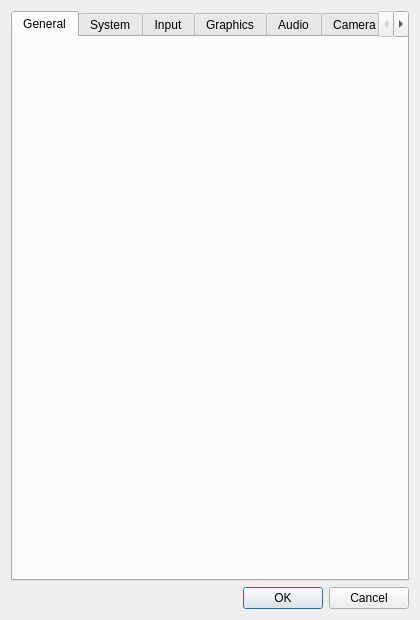
<?xml version="1.0" encoding="UTF-8"?>
<ui version="4.0">
 <class>ConfigureDialog</class>
 <widget class="QDialog" name="ConfigureDialog">
  <property name="geometry">
   <rect>
    <x>0</x>
    <y>0</y>
    <width>420</width>
    <height>620</height>
   </rect>
  </property>
  <property name="windowTitle">
   <string>Citra Configuration</string>
  </property>
  <layout class="QVBoxLayout" name="verticalLayout">
   <item>
    <widget class="QTabWidget" name="tabWidget">
     <property name="currentIndex">
      <number>0</number>
     </property>
     <widget class="ConfigureGeneral" name="generalTab">
      <attribute name="title">
       <string>General</string>
      </attribute>
     </widget>
     <widget class="ConfigureSystem" name="systemTab">
      <attribute name="title">
       <string>System</string>
      </attribute>
     </widget>
     <widget class="ConfigureInput" name="inputTab">
      <attribute name="title">
       <string>Input</string>
      </attribute>
     </widget>
     <widget class="ConfigureGraphics" name="graphicsTab">
      <attribute name="title">
       <string>Graphics</string>
      </attribute>
     </widget>
     <widget class="ConfigureAudio" name="audioTab">
      <attribute name="title">
       <string>Audio</string>
      </attribute>
     </widget>
     <widget class="ConfigureCamera" name="cameraTab">
      <attribute name="title">
       <string>Camera</string>
      </attribute>
     </widget>
     <widget class="ConfigureWeb" name="webTab">
      <attribute name="title">
       <string>Web</string>
      </attribute>
     </widget>
     <widget class="ConfigureHacks" name="hacksTab">
      <attribute name="title">
       <string>Hacks</string>
      </attribute>
     </widget>
    </widget>
   </item>
   <item>
    <widget class="QDialogButtonBox" name="buttonBox">
     <property name="standardButtons">
      <set>QDialogButtonBox::Cancel|QDialogButtonBox::Ok</set>
     </property>
    </widget>
   </item>
  </layout>
 </widget>
 <customwidgets>
  <customwidget>
   <class>ConfigureGeneral</class>
   <extends>QWidget</extends>
   <header>configuration/configure_general.h</header>
   <container>1</container>
  </customwidget>
  <customwidget>
   <class>ConfigureSystem</class>
   <extends>QWidget</extends>
   <header>configuration/configure_system.h</header>
   <container>1</container>
  </customwidget>
  <customwidget>
   <class>ConfigureAudio</class>
   <extends>QWidget</extends>
   <header>configuration/configure_audio.h</header>
   <container>1</container>
  </customwidget>
  <customwidget>
   <class>ConfigureCamera</class>
   <extends>QWidget</extends>
   <header>configuration/configure_camera.h</header>
   <container>1</container>
  </customwidget>
  <customwidget>
   <class>ConfigureInput</class>
   <extends>QWidget</extends>
   <header>configuration/configure_input.h</header>
   <container>1</container>
  </customwidget>
  <customwidget>
   <class>ConfigureGraphics</class>
   <extends>QWidget</extends>
   <header>configuration/configure_graphics.h</header>
   <container>1</container>
  </customwidget>
  <customwidget>
   <class>ConfigureWeb</class>
   <extends>QWidget</extends>
   <header>configuration/configure_web.h</header>
   <container>1</container>
  </customwidget>
  <customwidget>
   <class>ConfigureHacks</class>
   <extends>QWidget</extends>
   <header>configuration/configure_hacks.h</header>
   <container>1</container>
  </customwidget>
 </customwidgets>
 <resources/>
 <connections>
  <connection>
   <sender>buttonBox</sender>
   <signal>accepted()</signal>
   <receiver>ConfigureDialog</receiver>
   <slot>accept()</slot>
   <hints>
    <hint type="sourcelabel">
     <x>220</x>
     <y>380</y>
    </hint>
    <hint type="destinationlabel">
     <x>220</x>
     <y>200</y>
    </hint>
   </hints>
  </connection>
  <connection>
   <sender>buttonBox</sender>
   <signal>rejected()</signal>
   <receiver>ConfigureDialog</receiver>
   <slot>reject()</slot>
   <hints>
    <hint type="sourcelabel">
     <x>220</x>
     <y>380</y>
    </hint>
    <hint type="destinationlabel">
     <x>220</x>
     <y>200</y>
    </hint>
   </hints>
  </connection>
 </connections>
</ui>
